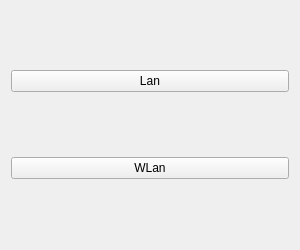
<?xml version="1.0" encoding="UTF-8"?>
<ui version="4.0">
 <class>NetControlClass</class>
 <widget class="QMainWindow" name="NetControlClass">
  <property name="geometry">
   <rect>
    <x>0</x>
    <y>0</y>
    <width>300</width>
    <height>250</height>
   </rect>
  </property>
  <property name="windowTitle">
   <string>NetControl</string>
  </property>
  <widget class="QWidget" name="centralWidget">
   <layout class="QVBoxLayout" name="verticalLayout">
    <item>
     <widget class="QPushButton" name="btnLan">
      <property name="text">
       <string>Lan</string>
      </property>
     </widget>
    </item>
    <item>
     <widget class="QPushButton" name="btnWLan">
      <property name="text">
       <string>WLan</string>
      </property>
     </widget>
    </item>
   </layout>
  </widget>
 </widget>
 <layoutdefault spacing="6" margin="11"/>
 <resources>
  <include location="NetControl.qrc"/>
 </resources>
 <connections/>
</ui>
